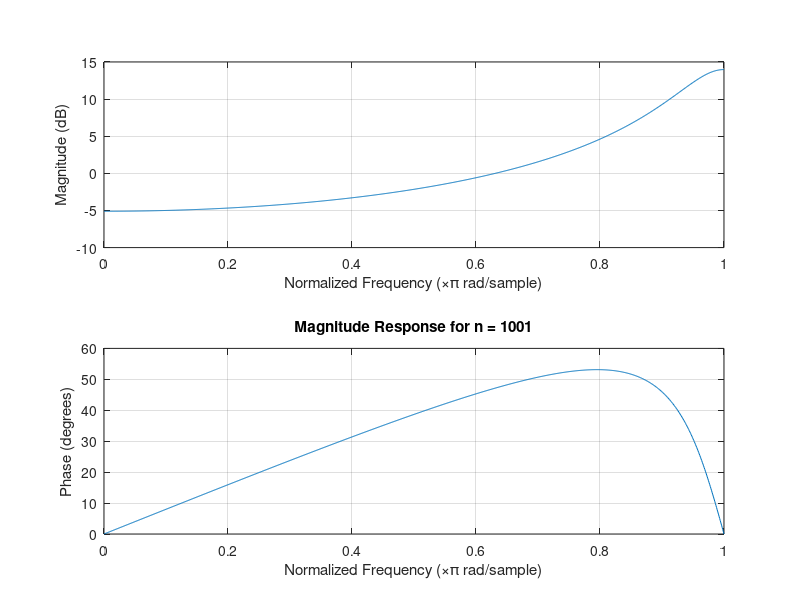

This chart was generated by the following MATLAB code:
b = 1;
p = 0.8;
a = [1 p];
n = 1001;
figure;
freqz(b,a,n)
[H,W] = freqz(b,a,n); 
title("Magnitude Response for n = 1001");
